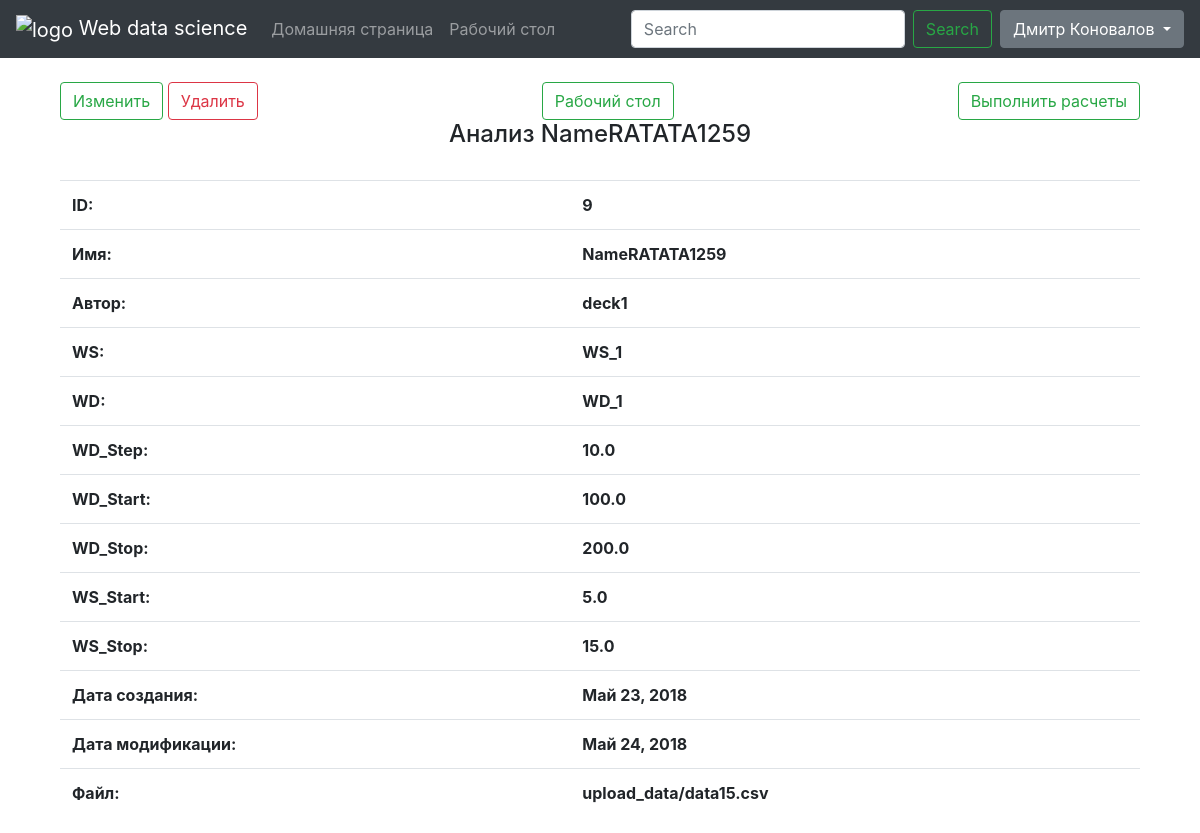
The page /desktop/9 (signed in) on the database its author committed.
### data_science_app/models.py (models this page shows, shortened)
class Analise(models.Model):
    user = models.ForeignKey(User, on_delete=models.CASCADE)
    name = models.CharField(max_length=20, verbose_name="Имя анализа", unique=True)
    WS = models.CharField(max_length=20, verbose_name='Сигнал скорости ветра')
    WD = models.CharField(max_length=20, verbose_name='Сигнал направления ветра')
    WD_Step = models.FloatField(default=0, verbose_name="Шаг группировки направления")
    WD_Start = models.FloatField(default=0, verbose_name="Начало сектора направления")
    WD_Stop = models.FloatField(default=0, verbose_name="Конец сектора направления")
    WS_Start = models.FloatField(default=0, verbose_name="Начало диапазона скорости")
    WS_Stop = models.FloatField(default=0, verbose_name="Конец диапазона скорости")
    Date_Create = models.DateField(default=now)
    Date_Modified = models.DateField(default=now)
    File_Data = models.FileField(upload_to="upload_data")
    class Meta:
        verbose_name = "Анализ"
        ordering = ["Date_Modified"]

### data_science_app/views.py (the view)
# urls.py: path('desktop/<int:pk>', login_required(views.Details.as_view()), name='details'),
class Details(generic.ListView):
    template_name = "details.html"
    model = Analise
    context_object_name = "analise"
    def get_queryset(self):
        return Analise.objects.get(id=self.kwargs['pk'])

### data_science_app/templates/details.html (shortened to what this page needs)
{% extends 'main.html' %}
{% block page %}
<div class="container">
    <br/>
    <div class="d-flex justify-content-between">
        <div>
            <a href="{% url 'edit_analise' analise.id %}" class="btn btn-outline-success">Изменить</a>
            <a href="{% url 'delete_analise' analise.id %}" class="btn btn-outline-danger">Удалить</a>
        </div>
        <a href="{% url 'desktop' %}" class="btn btn-outline-success">Рабочий стол</a>
        <a href="{% url 'analize' analise.id %}" class="btn btn-outline-success">Выполнить расчеты</a>
    </div>
    <h4 class="d-flex justify-content-center"> Анализ {{ analise.name }} </h4>
    <br/>
    <table class="table table-inverse table-hover">
        <tbody>
        <tr>
            <th>ID:</th>
            <th>{{ analise.id }}</th>
        </tr>
        <tr>
            <th>Имя:</th>
            <th>{{ analise.name }}</th>
        </tr>
        <tr>
            <th>Автор:</th>
            <th>{{ analise.user }}</th>
        </tr>
        <tr>
            <th>WS:</th>
            <th>{{ analise.WS }}</th>
        </tr>
        <tr>
            <th>WD:</th>
            <th>{{ analise.WD }}</th>
        </tr>
        <tr>
            <th>WD_Step:</th>
            <th>{{ analise.WD_Step }}</th>
        </tr>
        <tr>
            <th>WD_Start:</th>
            <th>{{ analise.WD_Start }}</th>
        </tr>
        <tr>
            <th>WD_Stop:</th>
            <th>{{ analise.WD_Stop }}</th>
        </tr>
        <tr>
            <th>WS_Start:</th>
            <th>{{ analise.WS_Start }}</th>
        </tr>
        <tr>
            <th>WS_Stop:</th>
            <th>{{ analise.WS_Stop }}</th>
        </tr>
        <tr>
            <th>Дата создания:</th>
            <th>{{ analise.Date_Create }}</th>
        </tr>
        <tr>
            <th>Дата модификации:</th>
            <th>{{ analise.Date_Modified }}</th>
        </tr>
        <tr>
            <th>Файл:</th>
            <th>{{ analise.File_Data }}</th>
        </tr>
        </tbody>
    </table>
</div>
{% endblock %}

### data_science_app/templates/main.html (shortened to what this page needs)
{% extends "base.html" %}
{% block navigatebar %}
{% url 'home' as home_url %}
{% url 'desktop' as desktop_url %}
<nav class="navbar navbar-expand-lg navbar-dark bg-dark">
    <div class="navbar-brand">
        <img src="https://imgb.androidappsapk.co/150/1/e/6/com.sarakinosproductions.bampis.calculator.png"
             width="40" height="40" alt="logo"> Web data science</div>
    <div class="collapse navbar-collapse" id="navbarSupportedContent">
        <ul class="navbar-nav mr-auto">
            <li class="nav-item">
                <a href="{% url 'home' %}" class="nav-link {% if request.path == home_url %} active {% endif %} ">Домашняя
                    страница</a>
            </li>
            <li class="nav-item">
                <a href="{% url 'desktop' %}" class="nav-link {% if request.path == desktop_url %} active {% endif %} ">Рабочий
                    стол</a>
            </li>
        </ul>
        <form class="form-inline my-2 my-lg-0">
            <input type="text" class="form-control mr-sm-2" placeholder="Search" aria-label="Search">
        </form>
        <button class="btn btn-outline-success my-2 my-sm-0  mr-sm-2">Search</button>
        <div class="dropdown">
            <button class="btn btn-secondary dropdown-toggle" type="button" id="dropdownMenuButton"
                    data-toggle="dropdown"
                    aria-haspopup="true" aria-expanded="false">
                {% if request.user.get_full_name != "" %}{{ request.user.get_full_name }}
                {% else %}{{ request.user }}
                {% endif %}
            </button>
        </div>
    </div>
</nav>
{% endblock %}

### rows shown on the page
Analise: name "NameRATATA1259", id "9", user "deck1", WS "WS_1", WD "WD_1", WD_Step "10.0", WD_Start "100.0", WD_Stop "200.0", WS_Start "5.0", WS_Stop "15.0", Date_Create "Май 23, 2018", Date_Modified "Май 24, 2018", File_Data "upload_data/data15.csv"

### other values the page prints
{{ request.user.get_full_name }} "Дмитр Коновалов"
